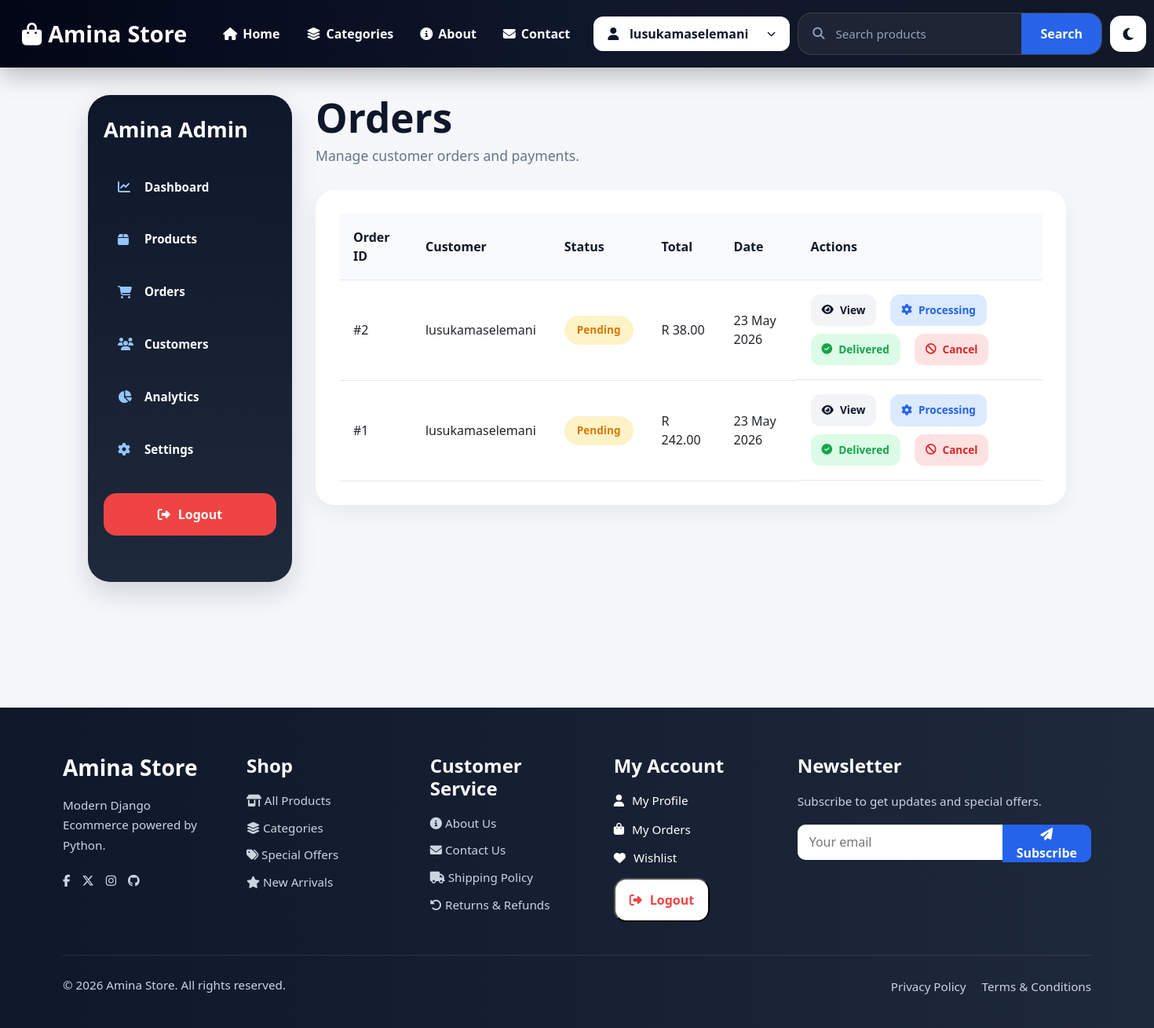
The page /dashboard/orders/ (signed in) on the database as committed earlier.
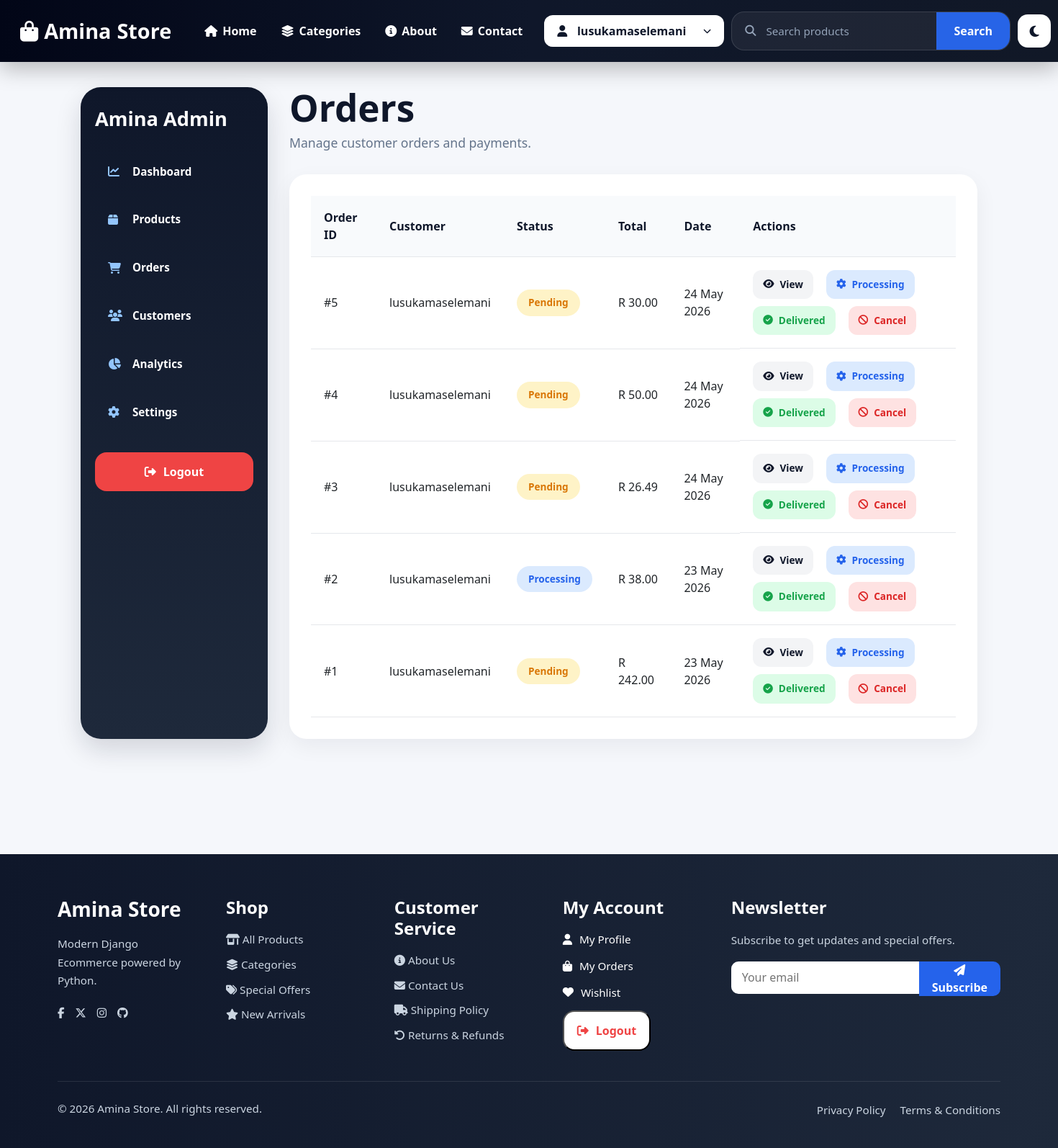
The same page on the database as committed later.
### products/models.py (models this page shows, shortened)
class Order(models.Model):
    user = models.ForeignKey(
        User,
        on_delete=models.CASCADE
    )
    created_at = models.DateTimeField(auto_now_add=True)
    total = models.DecimalField(
        max_digits=10,
        decimal_places=2
    )
    STATUS_CHOICES = (
        ('Pending', 'Pending'),
        ('Processing', 'Processing'),
        ('Delivered', 'Delivered'),
         ('Cancelled', 'Cancelled'),
    )
    status = models.CharField(
        max_length=20,
        choices=STATUS_CHOICES,
        default='Pending'
    )

### products/views.py (the view)
# urls.py: path('dashboard/orders/', views.admin_orders, name='admin_orders'),
@user_passes_test(lambda user: user.is_staff, login_url='login')
def admin_orders(request):
    orders = Order.objects.all().order_by('-created_at')
    return render(request, 'products/admin_orders.html', {'orders': orders})

### products/templates/products/admin_orders.html
{% extends 'base.html' %}
{% block content %}
<div class="admin-layout">
    {% include 'products/admin_sidebar.html' %}
    <div class="admin-content">
        <div class="dashboard-header">
            <h1>Orders</h1>
            <p>Manage customer orders and payments.</p>
        </div>
        <div class="dashboard-panel">
            <table class="admin-table">
                <thead>
                    <tr>
                        <th>Order ID</th>
                        <th>Customer</th>
                        <th>Status</th>
                        <th>Total</th>
                        <th>Date</th>
                        <th>Actions</th>
                    </tr>
                </thead>
                <tbody>
                    {% for order in orders %}
                    <tr>
                        <td>
                            #{{ order.id }}
                        </td>
                        <td>
                            {{ order.user.username }}
                        </td>
                        <td>
                            <span class="status-badge status-{{ order.status|lower }}">
                                {{ order.status }}
                            </span>
                        </td>
                        <td>
                            R {{ order.total }}
                        </td>
                        <td>
                            {{ order.created_at|date:"d M Y" }}
                        </td>
                <td class="order-actions">
                    <a href="{% url 'admin_order_detail' order.id %}"
                    class="btn-action view-btn">
                        <i class="fa-solid fa-eye"></i>
                        View
                    </a>
                    <a href="{% url 'update_order_status' order.id 'Processing' %}"
                    class="btn-action blue-btn">
                        <i class="fa-solid fa-gear"></i>
                        Processing
                    </a>
                    <a href="{% url 'update_order_status' order.id 'Delivered' %}"
                    class="btn-action green-btn">
                        <i class="fa-solid fa-circle-check"></i>
                        Delivered
                    </a>
                    <a href="{% url 'update_order_status' order.id 'Cancelled' %}"
                    class="btn-action red-btn">
                        <i class="fa-solid fa-ban"></i>
                        Cancel
                    </a>
                </td>
                    </tr>
                    {% empty %}
                    <tr>
                        <td colspan="6" class="empty-table">
                            No orders available.
                        </td>
                    </tr>
                    {% endfor %}
                </tbody>
            </table>
        </div>
    </div>
</div>
{% endblock %}

Rows that differ between the two databases and show on the page:
added Order: id "5", user.username "lusukamaselemani", status "Pending", total "30.00", created_at "24 May 2026"
added Order: id "4", user.username "lusukamaselemani", status "Pending", total "50.00", created_at "24 May 2026"
added Order: id "3", user.username "lusukamaselemani", status "Pending", total "26.49", created_at "24 May 2026"
changed Order id 2: status "Pending" → "Processing"
